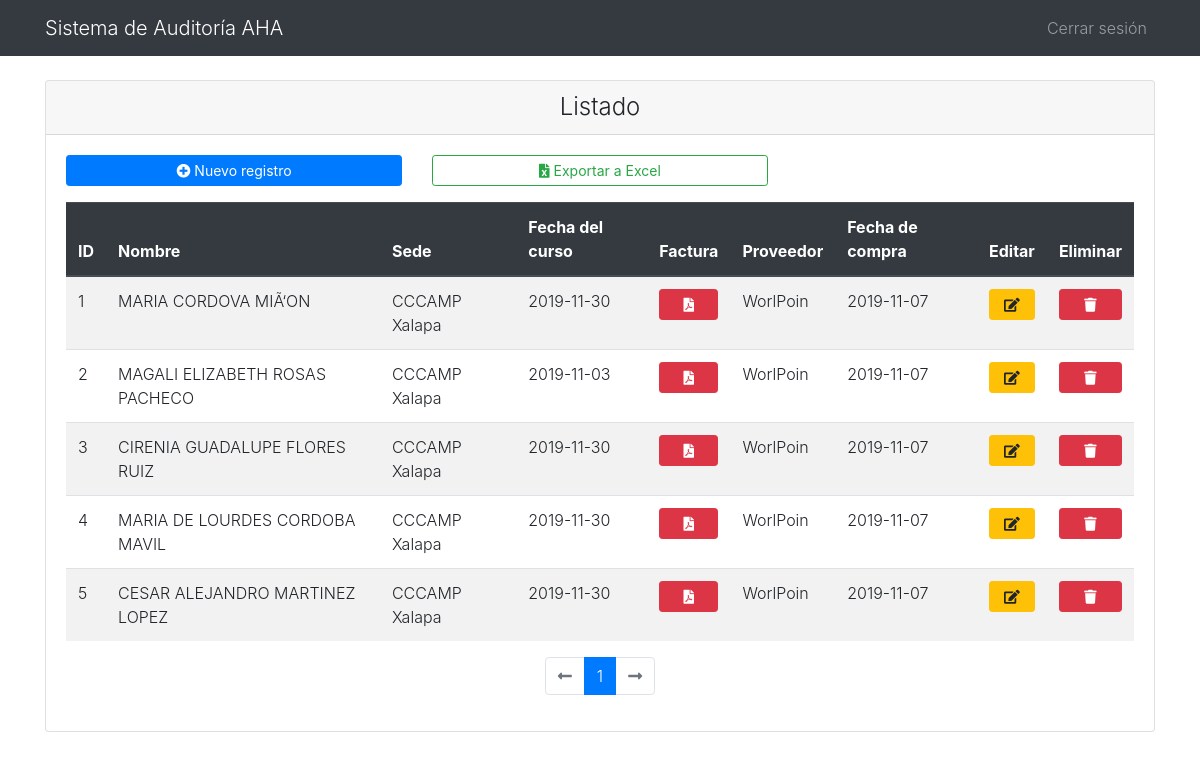
Page /public/admin/index.php?pagina=1 on the earlier database version.
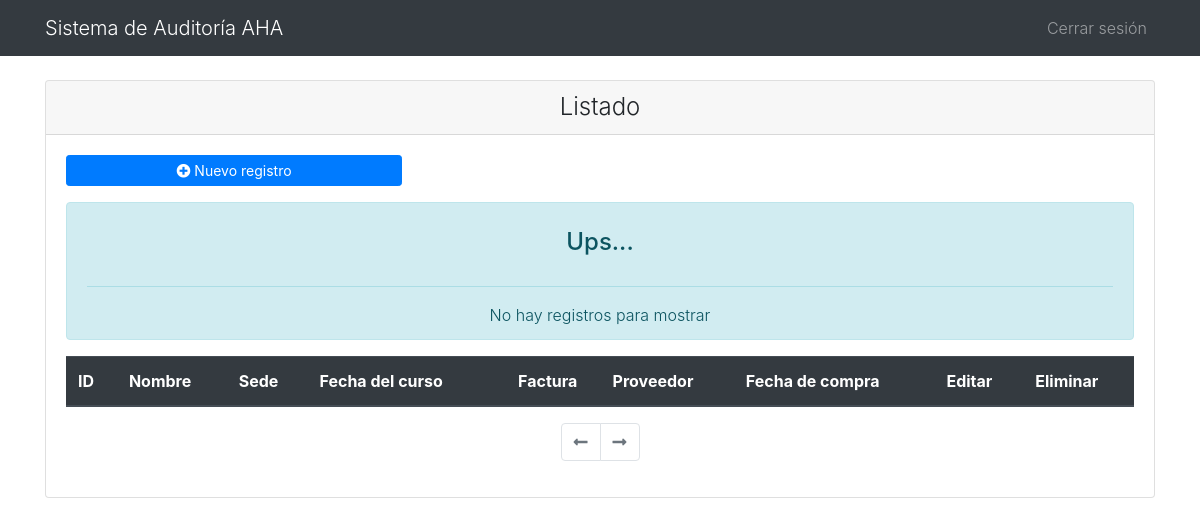
Same page on the later database version.
### tables this page shows
CREATE TABLE `registro_facturas` (
  `id` int(11) NOT NULL,
  `nombre` varchar(255) NOT NULL,
  `apellidoPaterno` varchar(255) NOT NULL,
  `apellidoMaterno` varchar(255) NOT NULL,
  `sede` varchar(255) NOT NULL,
  `fechaCurso` date NOT NULL,
  `factura` varchar(255) NOT NULL,
  `proveedor` varchar(255) NOT NULL,
  `fechaCompra` date NOT NULL
);

### public/admin/index.php (the view, shortened to what this page needs)
<?php
    include_once '../../config/config.php';
    $sql = "SELECT * FROM registro_facturas";
    $sentencia = $pdo->prepare($sql);
    $sentencia->execute();
    $registros_por_pagina = 5;
    $total_registros_db = $sentencia->rowCount();
    $paginas = $total_registros_db/$registros_por_pagina;
    $paginas = ceil($paginas);
?>
<!DOCTYPE html>
<html lang="es">
<head>
    <link rel="stylesheet" href="../../dist/css/bootstrap.min.css">
    <link rel="stylesheet" href="https://cdnjs.cloudflare.com/ajax/libs/font-awesome/5.13.1/css/all.min.css">
    <link rel="stylesheet" href="https://cdnjs.cloudflare.com/ajax/libs/limonte-sweetalert2/6.11.0/sweetalert2.css" />
</head>
<body class="font-weight-light">
    <nav class="navbar navbar-expand-lg navbar-dark bg-dark">
        <div class="container">
            <a href="" class="navbar-brand">
                Sistema de Auditoría AHA
            </a>
            <div class="collapse navbar-collapse justify-content-end" id="navbar">
                <ul class="navbar-nav">
                    <li class="nav-item">
                        <a href="" class="nav-link">Cerrar sesión</a>
                    </li>
                </ul>
            </div>
        </div>
    </nav>
    <section class="my-4">
        <div class="container">
            <div class="card">
                <div class="card-header text-center h4 font-weight-light">
                    Listado
                </div>
                <div class="card-body">
                    <div class="mb-3">
                        <div class="row">
                            <div class="col-md-4">
                                <a href="agregar.php" type="button" class="btn btn-primary btn-sm btn-block">
                                    <i class="fas fa-plus-circle"></i>
                                    Nuevo registro
                                </a>
                            </div>
                            <?php
                            if ($total_registros_db > 0) {
                            echo
                                    '
                                    <div class="col-md-4">
                                        <form action="actions/exportar.php" method="post">
                                            <button name="export_data" id="export_data" type="submit" class="btn btn-outline-success btn-sm btn-block">
                                                <i class="fas fa-file-excel"></i>
                                                Exportar a Excel
                                            </button>
                                        </form>
                                    </div>
                                    ';
                            }
                            ?>
                        </div>
                    </div>
                    <?php
                        $iniciar = ($_GET['pagina']-1)*$registros_por_pagina;
                        $sql_registros = 'SELECT * FROM registro_facturas LIMIT :iniciar,:nregistros';
                        $sentencia_registros = $pdo->prepare($sql_registros);
                        $sentencia_registros->bindParam(':iniciar', $iniciar, PDO::PARAM_INT);
                        $sentencia_registros->bindParam(':nregistros', $registros_por_pagina, PDO::PARAM_INT);
                        $sentencia_registros->execute();
                        $resultado_registros = $sentencia_registros->fetchAll();
                    ?>
                    <table class="table table-hover table-striped">
                        <thead class="thead-dark">
                            <tr>
                                <th class="font-weight-bold">ID</th>
                                <th class="font-weight-bold">Nombre</th>
                                <th class="font-weight-bold">Sede</th>
                                <th class="font-weight-bold">Fecha del curso</th>
                                <th class="font-weight-bold text-center">Factura</th>
                                <th class="font-weight-bold">Proveedor</th>
                                <th class="font-weight-bold">Fecha de compra</th>
                                <th class="font-weight-bold">Editar</th>
                                <th class="font-weight-bold">Eliminar</th>
                            </tr>
                        </thead>
                        <tbody>
                            <?php
                                if ($total_registros_db <= 0) {
                                    echo
                                        '
                                            <div class="alert alert-info text-center" role="alert">
                                                <h4 class="alert alert-heading">Ups...</h4>
                                                <hr>
                                                No hay registros para mostrar
                                            </div>
                                        ';
                                } else {
                            ?>
                            <?php foreach ($resultado_registros as $registro): ?>
                            <tr>
                                <td>
                                    <?php echo $registro['id'] ?>
                                </td>
                                <td>
                                    <?php echo $registro['nombre'] . ' ' . $registro['apellidoPaterno'] . ' ' . $registro['apellidoMaterno'] ?>
                                </td>
                                <td>
                                    <?php echo $registro['sede'] ?>
                                </td>
                                <td>
                                    <?php echo $registro['fechaCurso'] ?>
                                </td>
                                <td>
                                    <a href="actions/facturas/<?php echo $registro['id'] . '/' . $registro['factura'] ?>" type="button" class="btn btn-danger btn-sm btn-block" data-toggle="tooltip" title="Visualizar factura">
                                        <i class="fas fa-file-pdf"></i>
                                    </a>
                                </td>
                                <td>
                                    <?php echo $registro['proveedor'] ?>
                                </td>
                                <td>
                                    <?php echo $registro['fechaCompra'] ?>
                                </td>
                                <td>
                                    <a href="<?php echo "editar.php?id=" . $registro['id'] ?>" class="btn btn-warning btn-block btn-sm" data-toggle="tooltip" title="Editar registro">
                                        <i class="fas fa-edit"></i>
                                    </a>
                                </td>
                                <td>
                                    <a href="<?php echo "actions/delete.php?id=" . $registro['id'] ?>" class="btn btn-danger btn-block btn-sm" data-toggle="tooltip" title="Eliminar">
                                        <i class="fas fa-trash"></i>
                                    </a>
                                </td>
                            </tr>
                            <?php endforeach ?>
                            <?php } ?>
                        </tbody>
                    </table>
                    <nav aria-label="Page navigation example">
                        <ul class="pagination justify-content-center">
                            <li class="page-item <?php echo $_GET['pagina']<=1 ? 'disabled' : '' ?>">
                                <a class="page-link" href="index.php?pagina=<?php echo $_GET['pagina']-1 ?>">
                                    <i class="fas fa-long-arrow-alt-left"></i>
                                </a>
                            </li>
                            <?php for($i=0; $i<$paginas; $i++): ?>
                            <li class="page-item <?php echo $_GET['pagina']==$i+1 ? 'active':  '' ?>">
                                <a class="page-link" href="index.php?pagina=<?php echo $i+1 ?>">
                                    <?php echo $i+1 ?>
                                </a>
                            </li>
                            <?php endfor ?>
                            <li class="page-item <?php echo $_GET['pagina']>=$paginas ? 'disabled' : '' ?>">
                                <a class="page-link" href="index.php?pagina=<?php echo $_GET['pagina']+1 ?>">
                                    <i class="fas fa-long-arrow-alt-right"></i>
                                </a>
                            </li>
                        </ul>
                    </nav>
                </div>
            </div>
        </div>
    </section>
</body>
</html>

Differences in the rows shown:
removed registro_facturas: id "1", nombre "MARIA", apellidoPaterno "CORDOVA", apellidoMaterno "MIÃ‘ON", sede "CCCAMP Xalapa", fechaCurso "2019-11-30", proveedor "WorlPoin", fechaCompra "2019-11-07"
removed registro_facturas: id "2", nombre "MAGALI ELIZABETH", apellidoPaterno "ROSAS", apellidoMaterno "PACHECO", sede "CCCAMP Xalapa", fechaCurso "2019-11-03", proveedor "WorlPoin", fechaCompra "2019-11-07"
removed registro_facturas: id "3", nombre "CIRENIA GUADALUPE", apellidoPaterno "FLORES", apellidoMaterno "RUIZ", sede "CCCAMP Xalapa", fechaCurso "2019-11-30", proveedor "WorlPoin", fechaCompra "2019-11-07"
removed registro_facturas: id "4", nombre "MARIA DE LOURDES", apellidoPaterno "CORDOBA", apellidoMaterno "MAVIL", sede "CCCAMP Xalapa", fechaCurso "2019-11-30", proveedor "WorlPoin", fechaCompra "2019-11-07"
removed registro_facturas: id "5", nombre "CESAR ALEJANDRO", apellidoPaterno "MARTINEZ", apellidoMaterno "LOPEZ", sede "CCCAMP Xalapa", fechaCurso "2019-11-30", proveedor "WorlPoin", fechaCompra "2019-11-07"
Other differences:
text no longer shown: "Exportar a Excel"
text now shown: "Ups... No hay registros para mostrar"
list line gone: "1"
